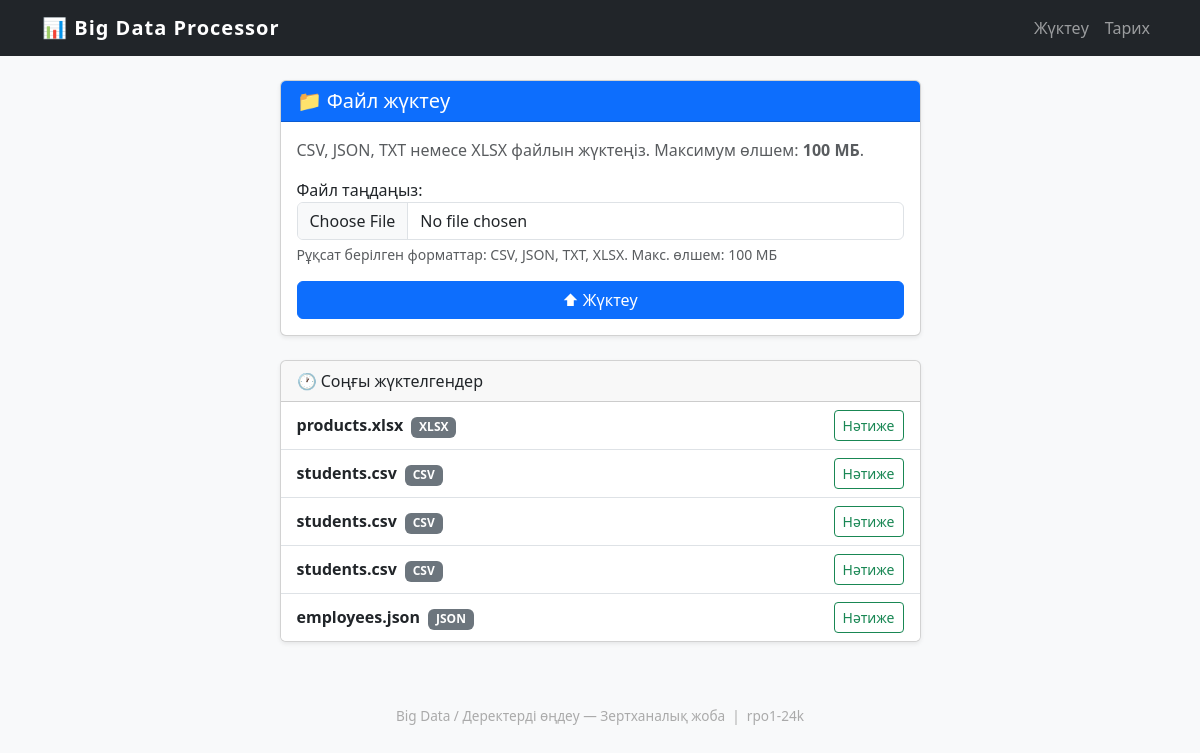
The page / on the database its author committed.
### dataprocessor/models.py (models this page shows, shortened)
class UploadedFile(models.Model):
    file = models.FileField(upload_to='uploads/')
    original_name = models.CharField(max_length=255)
    file_size = models.BigIntegerField(default=0)
    file_type = models.CharField(max_length=10, blank=True)
    uploaded_at = models.DateTimeField(auto_now_add=True)
    is_processed = models.BooleanField(default=False)
    class Meta:
        verbose_name = 'Жүктелген файл'
        verbose_name_plural = 'Жүктелген файлдар'
        ordering = ['-uploaded_at']

### dataprocessor/views.py (the view)
# urls.py: path('', views.index_view, name='index'),
def index_view(request):
    if request.method == 'POST':
        form = FileUploadForm(request.POST, request.FILES)
        if form.is_valid():
            uploaded_file_obj = request.FILES['file']
            record = UploadedFile(
                file=uploaded_file_obj,
                original_name=uploaded_file_obj.name,
                file_size=uploaded_file_obj.size,
            )
            record.save()
            messages.success(request, f'Файл сәтті жүктелді: {record.original_name}')
            return redirect('process', file_id=record.pk)
        else:
            messages.error(request, 'Файл жүктеу қатесі. Форманы тексеріңіз.')
    else:
        form = FileUploadForm()
    context = {
        'form': form,
        'recent_files': UploadedFile.objects.all()[:5],
    }
    return render(request, 'dataprocessor/index.html', context)

### dataprocessor/forms.py (shortened to what this page needs)
class FileUploadForm(forms.Form):
    file = forms.FileField(
        label='Файл таңдаңыз',
        widget=forms.ClearableFileInput(attrs={
            'class': 'form-control',
            'accept': '.csv,.json,.txt,.xlsx',
        }),
        help_text='Рұқсат берілген форматтар: CSV, JSON, TXT, XLSX. Макс. өлшем: 100 МБ'
    )

### dataprocessor/templates/dataprocessor/index.html (shortened to what this page needs)
{% extends "dataprocessor/base.html" %}
{% block content %}
<div class="row justify-content-center">
    <div class="col-md-7">
        <div class="card shadow-sm">
            <div class="card-header bg-primary text-white">
                <h5 class="mb-0">📁 Файл жүктеу</h5>
            </div>
            <div class="card-body">
                <p class="text-muted">
                    CSV, JSON, TXT немесе XLSX файлын жүктеңіз. Максимум өлшем: <strong>100 МБ</strong>.
                </p>
                <form method="post" enctype="multipart/form-data" id="upload-form">
                    <div class="mb-3">
                        {{ form.file.label_tag }}
                        {{ form.file }}
                        {% if form.file.help_text %}
                            <div class="form-text">{{ form.file.help_text }}</div>
                        {% endif %}
                    </div>
                    <button type="submit" class="btn btn-primary w-100" id="submit-btn">
                        ⬆ Жүктеу
                    </button>
                </form>
            </div>
        </div>
        {% if recent_files %}
        <div class="card shadow-sm mt-4">
            <div class="card-header">🕐 Соңғы жүктелгендер</div>
            <ul class="list-group list-group-flush">
                {% for f in recent_files %}
                <li class="list-group-item d-flex justify-content-between align-items-center">
                    <span>
                        <strong>{{ f.original_name }}</strong>
                        <span class="badge bg-secondary ms-1">{{ f.file_type|upper }}</span>
                    </span>
                    <span>
                        {% if f.is_processed %}
                            <a href="{% url 'results' f.pk %}" class="btn btn-sm btn-outline-success">Нәтиже</a>
                        {% else %}
                            <a href="{% url 'process' f.pk %}" class="btn btn-sm btn-outline-primary">Өңдеу</a>
                        {% endif %}
                    </span>
                </li>
                {% endfor %}
            </ul>
        </div>
        {% endif %}
    </div>
</div>
{% endblock %}

### dataprocessor/templates/dataprocessor/base.html (style rules this page uses)
body { background: #f8f9fa; }

### rows shown on the page
UploadedFile: original_name "products.xlsx", file_type "XLSX", is_processed "Нәтиже"
UploadedFile: original_name "students.csv", file_type "CSV", is_processed "Нәтиже"
UploadedFile: original_name "students.csv", file_type "CSV", is_processed "Нәтиже"
UploadedFile: original_name "students.csv", file_type "CSV", is_processed "Нәтиже"
UploadedFile: original_name "employees.json", file_type "JSON", is_processed "Нәтиже"
